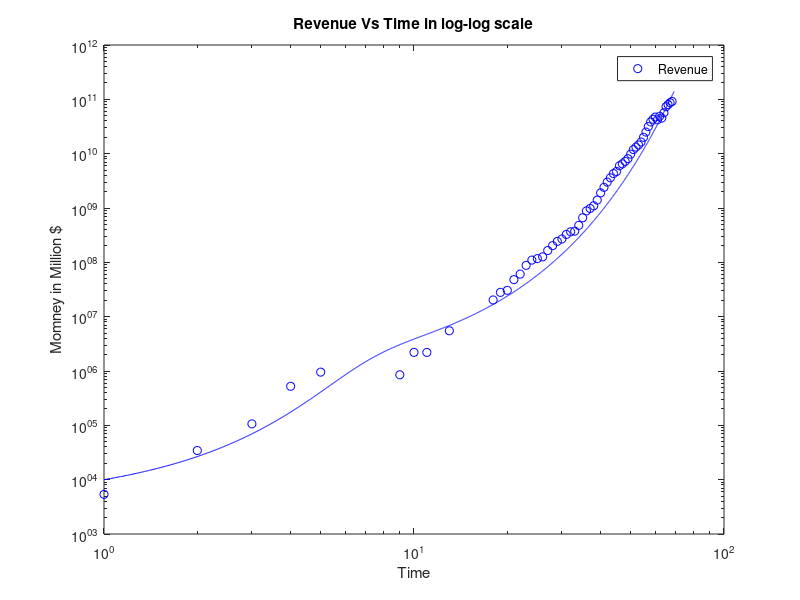
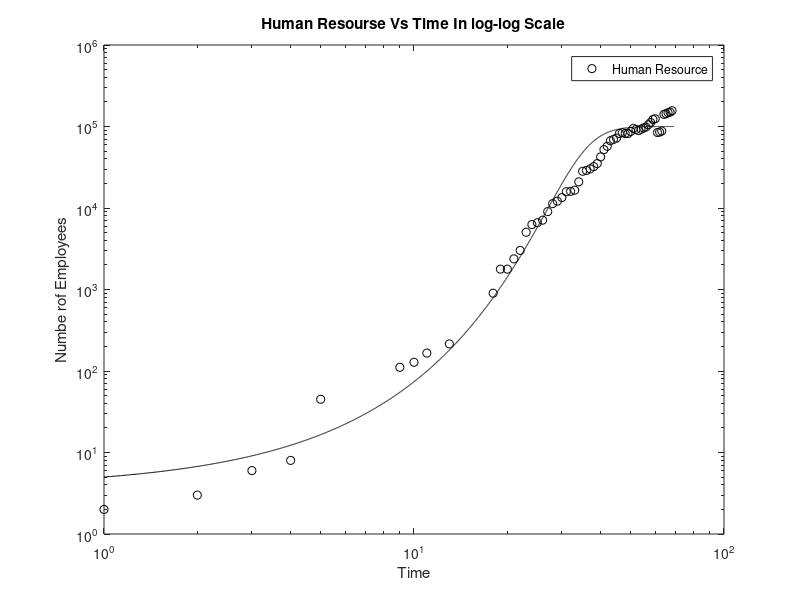

MATLAB code to generate these figures, in order:
%% HP data - Growth Analysis

clear;
close all;
clc;

%% Data extraction from .dat file
data = load('hewpac.dat');

global revenue;
global human_resourse;
global year;

revenue = data(:,1);        % Company Revenue
human_resourse = data(:,2); % Number of Employee (Human Resourse)
year = data(:,3);           % Year

%% PART1 - Curve Fitting

% Variable Declaration
T = length(year);
dt = 0.01;
n = T/dt;
revenue_fit = zeros(1,n);   % Logistic best fit for lower
hr_fit = zeros(1,n);
k = zeros(1,n);             % Changing Carrying capacity
time = zeros(1,n);
time(1) = 1;

% Parameter for Carrying Capacity
lambda_K = 0.1775;
eta_K = 0.0000000000001;
k(1) = 1e6;

% Parameters for Annual Revenue
lambda_R = 1;
revenue_fit(1) = 1e4;

for t=1:n-1
    k(t+1) = k(t) + (dt*(lambda_K*k(t)*(1-(eta_K*k(t)))));
    revenue_fit(t+1) = revenue_fit(t) + (dt*(lambda_R*revenue_fit(t)*(1-(revenue_fit(t)/k(t+1)))));
    time(t+1) = time(t)+dt;
end

% (Year-Revenue)
loglog(year,revenue,'o','color','b');   
hold on;

% Plot of Revenue & cummulutive revenue versus time on log--log scale
loglog(time,revenue_fit,'color','b');
title('Revenue Vs Time in log-log scale');
xlabel('Time');
ylabel('Momney in Million $');
legend('Revenue');
figure;

% (Year-Human Resourse)
loglog(year,human_resourse,'o','color','k');
hold on;

% Parameters for human resourse
lambda_H = 0.3;
alpha_H = 0.8;
eta_H = 0.0001;
hr_fit(1) = 5;

for t=1:n-1
    hr_fit(t+1) = hr_fit(t) + (lambda_H*hr_fit(t)*(1-eta_H*(power(hr_fit(t),alpha_H)))*dt);
    time(t+1) = time(t)+dt;
end

loglog(time,hr_fit,'color','k');
title('Human Resourse Vs Time In log-log Scale');
xlabel('Time');
ylabel('Numbe rof Employees');
legend('Human Resource');

index = [6,7,8,12,14,16,15,17];

disp('Human Resourse Missing Values');
for i=1:length(index)
    disp(strcat(strcat(num2str(index(i)),' : '),num2str(hr_fit(1+ ((index(i)-1)/dt)))));
end

disp('Revenue Missing values:');
for i=1:length(index)
    disp(strcat(strcat(num2str(index(i)),' : '),num2str(revenue_fit(1+ ((index(i)-1)/dt)))));
end